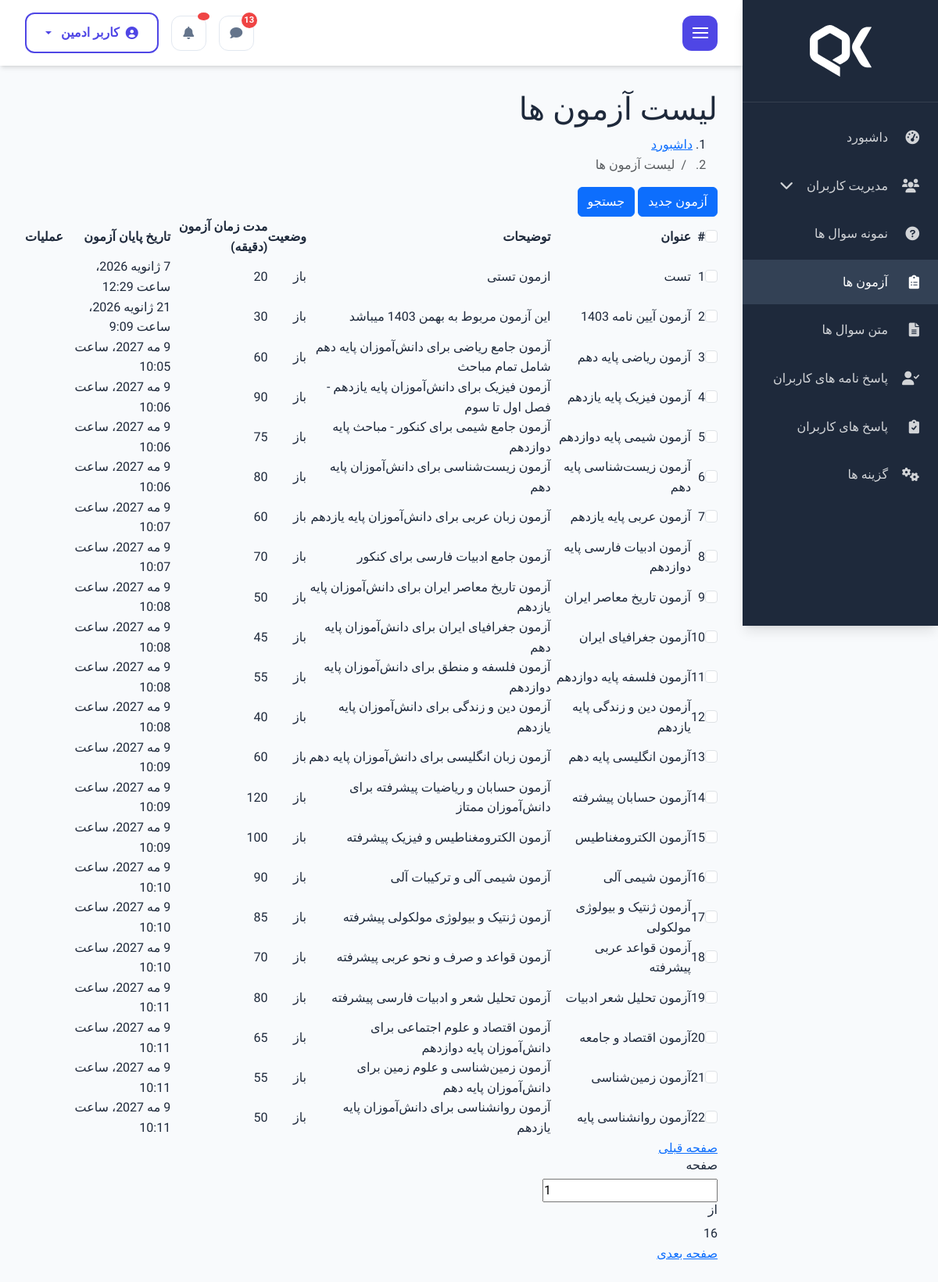
Screenshot of /quiz/quiz-list-dashboard (signed in) with the database file from the repository.
### quizbuilder_module/models.py (models this page shows, shortened)
class Quiz(QuizStartedSmsMixin, models.Model):
    title = models.CharField(verbose_name='عنوان', max_length=255)
    desc = models.TextField(verbose_name='توضیحات', max_length=500)
    status = models.CharField(verbose_name='وضعیت', default='open', choices=QUIZ_STATUS.CHOICES, max_length=50)
    time = models.PositiveIntegerField(verbose_name='مدت زمان آزمون (دقیقه)', null=True, blank=True)
    expire_time = models.DateTimeField(verbose_name='تاریخ پایان آزمون', null=True, blank=True)
    class Meta:
        verbose_name = 'آزمون'
        verbose_name_plural = 'آزمون ها'

### quizbuilder_module/views.py (the view)
# urls.py: path('quiz-list-dashboard', views.QuizListDashboard.as_view(), name='quiz_list_dashboard'),
class QuizListDashboard(AdminRequiredMixin, ListView):
    Model = Quiz
    template_name = 'quizbuilder_module/quiz_list_dashboard.html'
    context_object_name = 'quizs'
    def get_queryset(self):
        quizs = Quiz.objects.all()
        return quizs
    def get_context_data(self , **kwargs):
        context = super().get_context_data(**kwargs)
        return context

### quizbuilder_module/templates/quizbuilder_module/quiz_list_dashboard.html (shortened to what this page needs)
{% extends 'layout/_master.html' %}
{% block content %}
<body>
<div class="main-body-content">
    <div class="main-header">
                    <div class="inner">
                        <div class="title">
                            <h1>لیست آزمون ها</span>
                            </h1>
                            <div class="breadcrumb">
                                <nav aria-label="breadcrumb">
                                    <ol class="breadcrumb-list mb-0">
                                        <li class="breadcrumb-item"><a href="index.html">داشبورد</a></li>
                                        <li class="breadcrumb-item active" aria-current="page">لیست آزمون ها</li>
                                    </ol>
                                </nav>
                            </div>
                        </div>
                        <div class="btns-action">
                            <a href="user-add.html" class="btn btn-primary btn-small icon-right"><span>آزمون جدید</span></a>
                            <button type="button" class="btn btn-primary btn-small icon-right btn-collapse"
                                data-collapse-target="#collapse-search"><span>جستجو</span></button>
                        </div>
                    </div>
                </div>
    <div class="main-inner">
                    <div class="table-responsive">
                        <table class="table-custom">
                            <thead>
                                <tr>
                                    <th scope="col">
                                        <div class="checkbox-group m-0">
                                            <input class="form-check-input" type="checkbox" value=""
                                                id="checbox-select-all">
                                        </div>
                                    </th>
                                    <th scope="col">#</th>
                                    <th scope="col">عنوان</th>
                                    <th scope="col">توضیحات</th>
                                    <th scope="col">وضعیت</th>
                                    <th scope="col">مدت زمان آزمون (دقیقه)</th>
                                    <th scope="col">تاریخ پایان آزمون</th>
                                    <th scope="col">عملیات</th>
                                </tr>
                            </thead>
                            <tbody>
                                {% for quiz in quizs %}
                                	<tr>
                                    <td scope="row">
                                        <div class="checkbox-group m-0">
                                            <input class="form-check-input" type="checkbox" value=""
                                                id="checbox-select-1">
                                        </div>
                                    </td>
                                    <td scope="row">{{ forloop.counter }}</td>
                                    <td>{{ quiz.title }}</td>
                                    <td>{{ quiz.desc }}</td>
                                    <td>{% if quiz.status %}
                                    	باز
                                        {% else %}
                                        بسته
                                    {% endif %} </td>
                                    <td>{{ quiz.time }}</td>
                                    <td>{{ quiz.expire_time }}</td>
                                    <td>
                                    </td>
                                </tr>
                                {% endfor %}
                            </tbody>
                        </table>
                    </div>
                    <div class="mypagination">
                        <div class="pagination-prev">
                            <a href="#" class="btn-pagination prev disabled">
                                <span>صفحه قبلی</span>
                            </a>
                        </div>
                        <div class="pagination-info">
                            <h6>صفحه</h6>
                            <div class="pagination-jump">
                                <input class="pagination-input" type="number" value="1">
                            </div>
                            <h6>از</h6>
                            <div class="curent-page-number">16</div>
                        </div>
                        <div class="pagination-next">
                            <a href="#" class="btn-pagination next">
                                <span>صفحه بعدی</span>
                            </a>
                        </div>
                    </div>
                </div>
</div>
</body>
{% endblock %}

### static/css/dashboard.css (style rules this page uses)
:root { --dashboard-primary: #4F46E5; --dashboard-primary-dark: #4338CA; --dashboard-primary-light: #6366F1; --dashboard-secondary: #06B6D4; --dashboard-success: #10B981; --dashboard-warning: #F59E0B; --dashboard-danger: #EF4444; --dashboard-dark: #1E293B; --dashboard-darker: #0F172A; --dashboard-light: #F8FAFC; --dashboard-lighter: #FFFFFF; --dashboard-gray: #64748B; --dashboard-gray-light: #94A3B8; --dashboard-gray-lighter: #E2E8F0; --dashboard-sidebar-bg: #1E293B; --dashboard-sidebar-hover: #334155; --dashboard-shadow-sm: 0 1px 2px 0 rgb(0 0 0 / 0.05); --dashboard-shadow: 0 4px 6px -1px rgb(0 0 0 / 0.1), 0 2px 4px -2px rgb(0 0 0 / 0.1); --dashboard-shadow-lg: 0 10px 15px -3px rgb(0 0 0 / 0.1), 0 4px 6px -4px rgb(0 0 0 / 0.1); --dashboard-border-radius: 0.75rem; --dashboard-transition: all 0.3s cubic-bezier(0.4, 0, 0.2, 1); }
* { margin: 0; padding: 0; box-sizing: border-box; }
body { font-family: 'Vazirmatn', sans-serif; background: var(--dashboard-light); color: var(--dashboard-dark); line-height: 1.6; overflow-x: hidden; }

### rows the page displays
Quiz: title "تست", desc "ازمون تستی", status "باز", time "20", expire_time "7 ژانویه 2026، ساعت 12:29"
Quiz: title "آزمون آیین نامه 1403", desc "این آزمون مربوط به بهمن 1403 میباشد", status "باز", time "30", expire_time "21 ژانویه 2026، ساعت 9:09"
Quiz: title "آزمون ریاضی پایه دهم", desc "آزمون جامع ریاضی برای دانش‌آموزان پایه دهم شامل تمام مباحث", status "باز", time "60", expire_time "9 مه 2027، ساعت 10:05"
Quiz: title "آزمون فیزیک پایه یازدهم", desc "آزمون فیزیک برای دانش‌آموزان پایه یازدهم - فصل اول تا سوم", status "باز", time "90", expire_time "9 مه 2027، ساعت 10:06"
Quiz: title "آزمون شیمی پایه دوازدهم", desc "آزمون جامع شیمی برای کنکور - مباحث پایه دوازدهم", status "باز", time "75", expire_time "9 مه 2027، ساعت 10:06"
Quiz: title "آزمون زیست‌شناسی پایه دهم", desc "آزمون زیست‌شناسی برای دانش‌آموزان پایه دهم", status "باز", time "80", expire_time "9 مه 2027، ساعت 10:06"
Quiz: title "آزمون عربی پایه یازدهم", desc "آزمون زبان عربی برای دانش‌آموزان پایه یازدهم", status "باز", time "60", expire_time "9 مه 2027، ساعت 10:07"
Quiz: title "آزمون ادبیات فارسی پایه دوازدهم", desc "آزمون جامع ادبیات فارسی برای کنکور", status "باز", time "70", expire_time "9 مه 2027، ساعت 10:07"
Quiz: title "آزمون تاریخ معاصر ایران", desc "آزمون تاریخ معاصر ایران برای دانش‌آموزان پایه یازدهم", status "باز", time "50", expire_time "9 مه 2027، ساعت 10:08"
Quiz: title "آزمون جغرافیای ایران", desc "آزمون جغرافیای ایران برای دانش‌آموزان پایه دهم", status "باز", time "45", expire_time "9 مه 2027، ساعت 10:08"
Quiz: title "آزمون فلسفه پایه دوازدهم", desc "آزمون فلسفه و منطق برای دانش‌آموزان پایه دوازدهم", status "باز", time "55", expire_time "9 مه 2027، ساعت 10:08"
Quiz: title "آزمون دین و زندگی پایه یازدهم", desc "آزمون دین و زندگی برای دانش‌آموزان پایه یازدهم", status "باز", time "40", expire_time "9 مه 2027، ساعت 10:08"
Quiz: title "آزمون انگلیسی پایه دهم", desc "آزمون زبان انگلیسی برای دانش‌آموزان پایه دهم", status "باز", time "60", expire_time "9 مه 2027، ساعت 10:09"
Quiz: title "آزمون حسابان پیشرفته", desc "آزمون حسابان و ریاضیات پیشرفته برای دانش‌آموزان ممتاز", status "باز", time "120", expire_time "9 مه 2027، ساعت 10:09"
Quiz: title "آزمون الکترومغناطیس", desc "آزمون الکترومغناطیس و فیزیک پیشرفته", status "باز", time "100", expire_time "9 مه 2027، ساعت 10:09"
Quiz: title "آزمون شیمی آلی", desc "آزمون شیمی آلی و ترکیبات آلی", status "باز", time "90", expire_time "9 مه 2027، ساعت 10:10"
Quiz: title "آزمون ژنتیک و بیولوژی مولکولی", desc "آزمون ژنتیک و بیولوژی مولکولی پیشرفته", status "باز", time "85", expire_time "9 مه 2027، ساعت 10:10"
Quiz: title "آزمون قواعد عربی پیشرفته", desc "آزمون قواعد و صرف و نحو عربی پیشرفته", status "باز", time "70", expire_time "9 مه 2027، ساعت 10:10"
Quiz: title "آزمون تحلیل شعر ادبیات", desc "آزمون تحلیل شعر و ادبیات فارسی پیشرفته", status "باز", time "80", expire_time "9 مه 2027، ساعت 10:11"
Quiz: title "آزمون اقتصاد و جامعه", desc "آزمون اقتصاد و علوم اجتماعی برای دانش‌آموزان پایه دوازدهم", status "باز", time "65", expire_time "9 مه 2027، ساعت 10:11"
Quiz: title "آزمون زمین‌شناسی", desc "آزمون زمین‌شناسی و علوم زمین برای دانش‌آموزان پایه دهم", status "باز", time "55", expire_time "9 مه 2027، ساعت 10:11"
Quiz: title "آزمون روانشناسی پایه", desc "آزمون روانشناسی برای دانش‌آموزان پایه یازدهم", status "باز", time "50", expire_time "9 مه 2027، ساعت 10:11"
